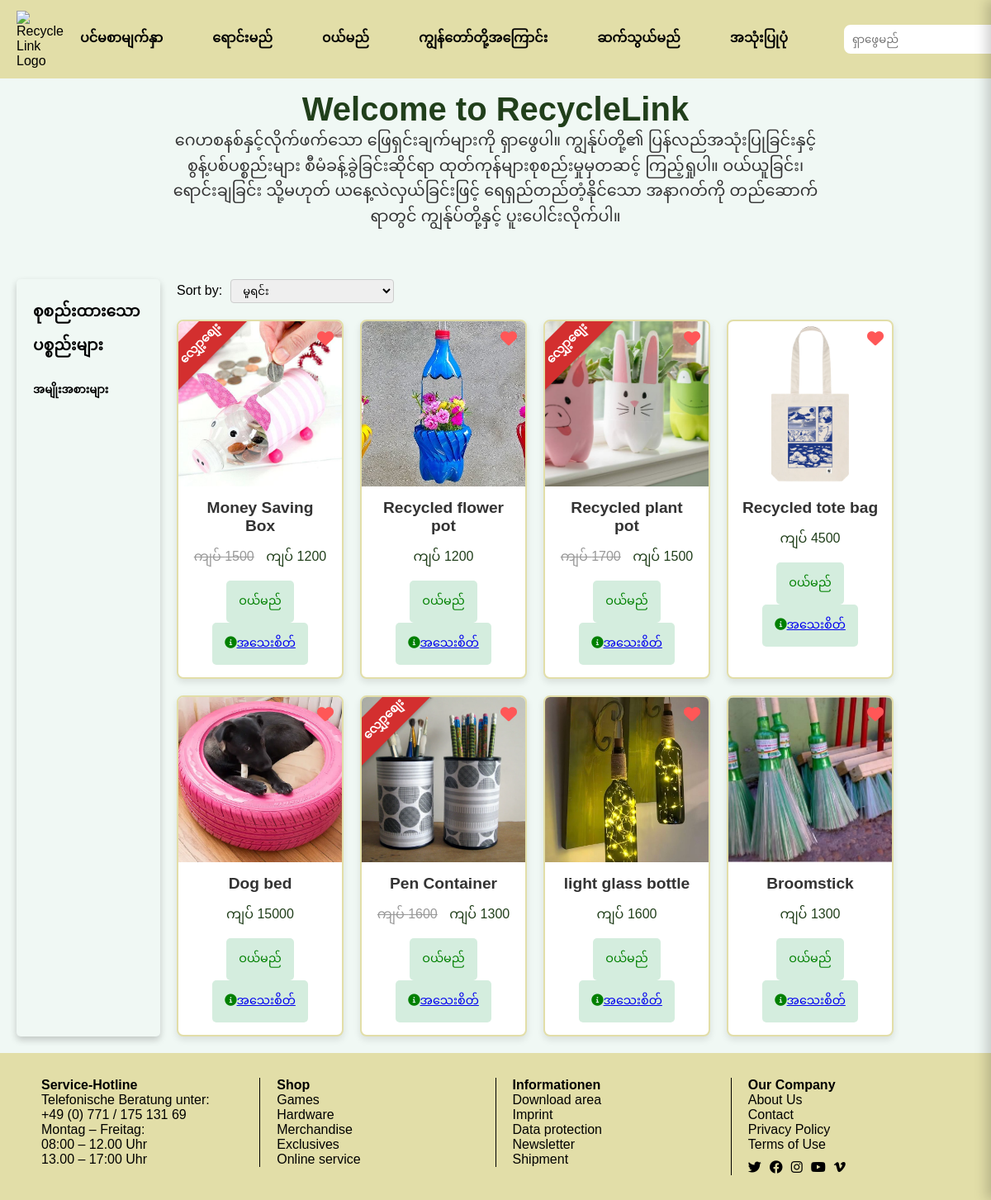
The app's page /product_filter_buy_burmese/ with its own data.
### link/models.py (models this page shows, shortened)
class Buy_Page_Product(models.Model):
    id = models.AutoField(primary_key=True)
    name = models.CharField(max_length=100)
    price = models.DecimalField(default=0, decimal_places=0, max_digits=7)
    subCategory = models.ForeignKey(
        SubCategory, related_name="buy_page_products", on_delete=models.CASCADE
    )
    category = models.ForeignKey(
        Category, on_delete=models.CASCADE, default=1
    )  # Corrected field name
    brand = models.ForeignKey(Brand, on_delete=models.CASCADE, default=1)
    description = RichTextField(null = True)
    is_sale = models.BooleanField(default=False)
    sale_price = models.DecimalField(default=0, decimal_places=0, max_digits=7)
    main_image = models.ImageField(upload_to="products/images/", null=True, blank=True)
    secondary_image = models.ImageField(upload_to="products/", null=True, blank=True)
    extra_image1 = models.ImageField(upload_to="products/", null=True, blank=True)
    extra_image2 = models.ImageField(upload_to="products/", null=True, blank=True)
    key_ingredients = models.TextField(blank=True, null=True)
    how_to_use = models.TextField(blank=True, null=True)
    environmentalImpact =  models.TextField(null=True, blank=True)
    stock = models.PositiveIntegerField(default=0)

### link/views.py (the view)
# urls.py: path('product_filter_buy_burmese/', views.product_filter_buy_burmese, name='product_filter_buy_burmese'),
def product_filter_buy_burmese(request):
    sort_by = request.GET.get('sort', 'default')
    selected_categories = request.GET.getlist('category')  # Get selected categories from query parameters
    print(f"Selected categories: {selected_categories}")
    buy_page_products = Buy_Page_Product.objects.all()
    if selected_categories:
        buy_page_products = buy_page_products.filter(
            Q(category__name__in=selected_categories) | Q(brand__name__in=selected_categories)
        )
    if sort_by == 'name-asc':
        buy_page_products = buy_page_products.order_by('name')
    elif sort_by == 'name-desc':
        buy_page_products = buy_page_products.order_by('-name')
    elif sort_by == 'price-asc':
        buy_page_products = buy_page_products.order_by('price')
    elif sort_by == 'price-desc':
        buy_page_products = buy_page_products.order_by('-price')
    context = {
        'buy_page_products': buy_page_products,
    }
    return render(request, 'B_buy.html', context)

### link/context_processors.py (called while the page is built, shortened)
def cart_context(request):
    return {'cart_items': [], 'cart_total': 0, 'cart_count': 0, 'wishlist_count': 0,}

### link/templates/B_buy.html (shortened to what this page needs)
{% extends 'Bfooter.html' %}
{% load static %}
{% block content %}
<!DOCTYPE html>
<html lang="en">
<head>
    <link href="https://cdnjs.cloudflare.com/ajax/libs/font-awesome/6.0.0-beta3/css/all.min.css" rel="stylesheet">
</head>
<body>
    <section class="intro-section">
        <h1 class="page-title">Welcome to RecycleLink</h1>
        <p class="page-description">
            ဂေဟစနစ်နှင့်လိုက်ဖက်သော ဖြေရှင်းချက်များကို ရှာဖွေပါ။ ကျွန်ုပ်တို့၏ ပြန်လည်အသုံးပြုခြင်းနှင့် စွန့်ပစ်ပစ္စည်းများ စီမံခန့်ခွဲခြင်းဆိုင်ရာ ထုတ်ကုန်များစုစည်းမှုမှတဆင့် ကြည့်ရှုပါ။ ဝယ်ယူခြင်း၊ ရောင်းချခြင်း သို့မဟုတ် ယနေ့လဲလှယ်ခြင်းဖြင့် ရေရှည်တည်တံ့နိုင်သော အနာဂတ်ကို တည်ဆောက်ရာတွင် ကျွန်ုပ်တို့နှင့် ပူးပေါင်းလိုက်ပါ။
        </p>
    </section>
    <div class="container">
        <aside class="sidebar">
            <h3>စုစည်းထားသောပစ္စည်းများ</h3>
            <br>
                <h5>အမျိုးအစားများ</h5>
                <br>
        </aside>
        <div class="content">
            <div class="sort-bar">
                <label for="sort">Sort by:</label>
                <form method="GET" action="{% url 'product_filter_buy' %}" id="sortForm">
                    <select name="sort" id="sort" onchange="this.form.submit()">
                        <option value="default" {% if request.GET.sort == "default" %}selected{% endif %}>မူရင်း</option>
                    </select>
                </form>
            </div>
            <div class="product-grid">
                {% for product in buy_page_products %}
                <div class="product-card">
                    {% if product.is_sale %}
                    <div class="sale-badge">လျှော့စျေး</div>
                    {% endif %}
                    <div class="wishlist-icon" data-product-id="{{ product.id }}">
                        <i class="fas fa-heart"></i>
                    </div>
                    <div class="image-wrapper">
                        <img src="{{ product.main_image.url }}" alt="အဓိကပုံ" class="primary">
                    </div>
                    <div class="product-info">
                        <h3 class="product-name">{{ product.name }}</h3>
                        <p class="product-price">
                            {% if product.is_sale %}
                            <span class="sale-price">ကျပ် {{ product.price }}</span> ကျပ် {{ product.sale_price }}
                            {% else %}
                            ကျပ် {{ product.price }}
                            {% endif %}
                        </p>
                        <div class="product-actions">
                            <button class="action-btn add-to-cart-btn" data-product-id="{{ product.id }}">
                                ဝယ်မည်
                            </button>
                            <button class="details-btn">
                                <i class="fas fa-info-circle"></i><a href="{% url 'buy_productDetail' product.id %}">အသေးစိတ်</a>
                            </button>
                        </div>
                    </div>
                </div>
                {% endfor %}
            </div>
        </div>
    </div>
</body>
</html>
{% endblock %}

### link/templates/Bheader.html (style rules this page uses)
:root { --primary: #E2DEA8; --black: #000000; --green: #213F1B; --white: #FFFF; --pgreen: #63E88D; --linecolor: #B39B24; --bgcolor: #E8F5E9; --grey: #555; }
* { margin: 0; padding: 0; box-sizing: border-box; transition: all .5s; }
body { font-family: Arial, sans-serif; }

### link/templates/B_buy.html (style rules this page uses)
:root { --primary: #E2DEA8; --green: #008115; --sale-color: #ff5757; --white: #ffffff; --text-color: #333; --bg-color: #f0f8f4; }
body { font-family: Arial, sans-serif; background-color: #f0f8f4; margin: 0; padding: 0; }
.intro-section { color: var(--text-color); text-align: center; padding: 40px 20px; margin-top: 70px; }
.intro-section .page-title { font-size: 2.5rem; font-weight: bold; color: var(--green); }
.intro-section .page-description { font-size: 1.2rem; color: var(--text-color); line-height: 1.6; margin: 0 auto; max-width: 800px; }
.container { display: flex; padding: 20px; }
.sidebar { width: 15%; height: auto; background-color: #f0f8f4; padding: 20px; border-radius: 5px; box-shadow: 0 4px 8px rgba(0, 0, 0, 0.2); }
.content { width: 80%; padding: 0 20px; }
.sort-bar { display: flex; gap:10px; justify-content: space-between; align-items: center; margin-bottom: 20px; }
.sort-bar { display: flex; align-items: center; gap: 10px; justify-content: flex-start; margin-bottom: 20px; }
.sort-bar select { padding: 5px 10px; border: 1px solid #ccc; border-radius: 4px; }
.product-grid { display: flex; flex-wrap: wrap; gap: 20px; }
.product-card { position: relative; flex: 1 1 calc(25% - 20px); max-width: calc(25% - 20px); background-color: var(--white); border: 2px solid var(--primary); border-radius: 8px; box-shadow: 0px 4px 8px rgba(0, 0, 0, 0.1); overflow: hidden; text-align: center; transition: transform 0.3s ease, box-shadow 0.3s ease; display: flex; flex-direction: column; justify-content: space-between; }
.product-card .image-wrapper { height: 200px; overflow: hidden; }
.product-card img { max-width: 100%; max-height: 100%; object-fit: cover; }
.product-info { padding: 10px; flex-grow: 1; }
.product-actions { margin-top: auto; }
.image-wrapper { width: 100%; height: 200px; overflow: hidden; position: relative; }
.product-card .image-wrapper img.primary { width: 100%; height: 100%; object-fit: cover; transition: opacity 0.3s ease; }
.product-info { padding: 15px; }
.product-name { font-size: 1.2rem; font-weight: bold; color: var(--text-color); margin-bottom: 10px; }
.product-price { font-size: 1rem; color: var(--green); margin-bottom: 10px; }
.sale-price { text-decoration: line-through; color: #999; margin-right: 10px; }
.sale-badge { position: absolute; top: 55px; left: -30px; background-color: #d32f2f; color: #fff; font-size: 0.9rem; font-weight: bold; padding: 5px 20px; z-index: 2; transform: rotate(-45deg); transform-origin: top left; width: 120px; text-align: center; box-shadow: 0px 2px 4px rgba(0, 0, 0, 0.2); }
.wishlist-icon { position: absolute; top: 10px; right: 10px; font-size: 20px; color: var(--sale-color); cursor: pointer; z-index: 2; }
.action-btn, .details-btn { background-color: #d4edde; color: green; border: none; border-radius: 5px; padding: 10px 15px; cursor: pointer; font-size: 0.9rem; transition: background-color 0.3s ease; }

### link/templates/Bfooter.html (style rules this page uses)
:root { --primary: #E2DEA8; --black: #000000; --green: #213F1B; --white: #FFFF; --pgreen: #63E88D; --linecolor: #B39B24; --bgcolor: #E8F5E9; --grey: #555; }
* { margin: 0; padding: 0; box-sizing: border-box; transition: all .5s; }
body { font-family: Arial, sans-serif; }

### records on screen
Buy_Page_Product: is_sale "လျှော့စျေး", main_image (picture), name "Money Saving Box", price "1500", sale_price "1200"
Buy_Page_Product: main_image (picture), name "Recycled flower pot", price "1200"
Buy_Page_Product: is_sale "လျှော့စျေး", main_image (picture), name "Recycled plant pot", price "1700", sale_price "1500"
Buy_Page_Product: main_image (picture), name "Recycled tote bag", price "4500"
Buy_Page_Product: main_image (picture), name "Dog bed", price "15000"
Buy_Page_Product: is_sale "လျှော့စျေး", main_image (picture), name "Pen Container", price "1600", sale_price "1300"
Buy_Page_Product: main_image (picture), name "light glass bottle", price "1600"
Buy_Page_Product: main_image (picture), name "Broomstick", price "1300"
